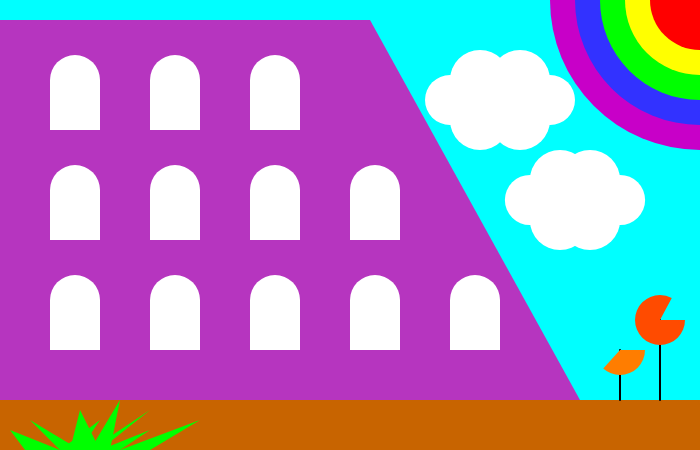
Frame 1 (no input)
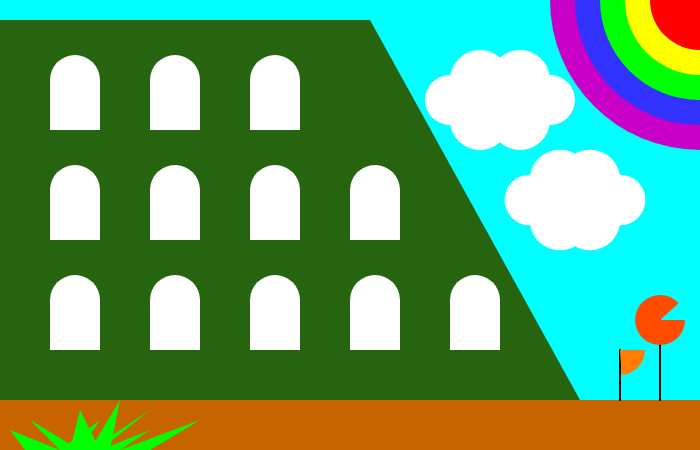
Frame 60 (no input)
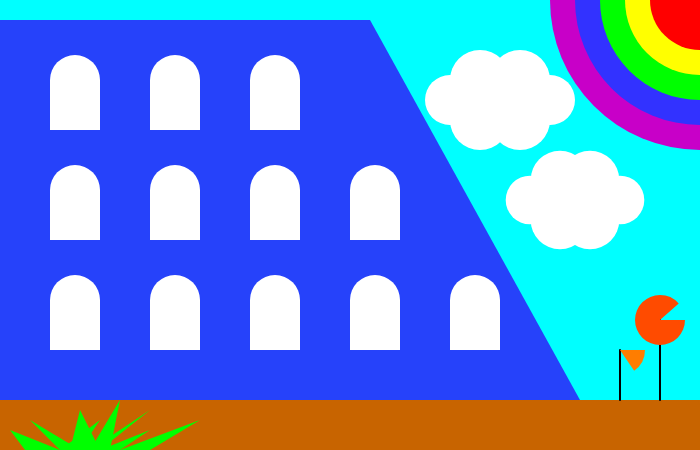
Frame 120 (the mouse pressed at the canvas centre since frame 60)

The p5.js sketch that drew these frames (run headless with seeded random() and noise() and a simulated clock; from frame 60 on, the mouse is pressed at the canvas centre):

// p5.js sketch
// ── sketch.js
function setup() {
  createCanvas(700, 450);
}
 //콜로세움 벽면
function draw(){
  background(0,255,255)
  fill(random(255), random(255), random(255));
  noStroke()
  quad(0, 20, 370, 20, 580, 400, 0, 400)
  
  //콜로세움 
  noStroke()
  fill(255)
  arc(75, 80, 50, 50, radians(0), radians(360) )
  square(50,80,50)

  arc(175, 80, 50, 50, radians(0), radians(360) )
  square(150,80,50)
 
  arc(275, 80, 50, 50, radians(0), radians(360) )
  square(250,80,50)
  
  arc(75, 190, 50, 50, radians(0), radians(360) )
  square(50,190,50)
  
  arc(175, 190, 50, 50, radians(0), radians(360) )
  square(150,190,50)
 
  arc(275, 190, 50, 50, radians(0), radians(360) )
  square(250,190,50)
 
  arc(375, 190, 50, 50, radians(0), radians(360) )
  square(350,190,50)
  
  arc(75, 300, 50, 50, radians(0), radians(360) )
  square(50,300,50)
  
  arc(175, 300, 50, 50, radians(0), radians(360) )
  square(150,300,50)
  
  arc(275, 300, 50, 50, radians(0), radians(360) )
  square(250,300,50)

  arc(375, 300, 50, 50, radians(0), radians(360) )
  square(350,300,50)
 
  arc(475, 300, 50, 50, radians(0), radians(360) )
  square(450,300,50)
  
  //구름
  let size_change = sin(frameCount * 0.05) * 5

  ellipse(530,200, 50 + size_change, 50 + size_change)
  ellipse(560,200, 50 + size_change, 50 + size_change)
  ellipse(590,200, 50 + size_change, 50 + size_change)
  ellipse(620,200, 50 + size_change, 50 + size_change)
  ellipse(560,180, 60 + size_change, 60 + size_change)
  ellipse(590,180, 60 + size_change, 60 + size_change)
  ellipse(560,220, 60 + size_change, 60 + size_change)
  ellipse(590,220, 60 + size_change, 60 + size_change)
  
  ellipse(450,100,50,50)
  ellipse(480,100,50,50)
  ellipse(510,100,50,50)
  ellipse(550,100,50,50)
  ellipse(480,80,60,60)
  ellipse(520,80,60,60)
  ellipse(480,120,60,60)
  ellipse(520,120,60,60)
  
  //땅바닥
  fill(200,100,0)
  rect(0,400,700)
  
  //잔디
  fill(0,255,0)
  triangle(10, 430, 60, 450, 25, 450)
  triangle(30, 420, 80, 450, 60, 450)
  triangle(150, 410, 100, 450, 90, 450)
  triangle(100, 420, 80, 450, 60, 450)
  triangle(80, 410, 100, 450, 70, 450)
  triangle(120, 400, 110, 450, 90, 450)
  triangle(150, 430, 120, 450, 100, 450)
  triangle(200, 420, 150, 450, 120, 450)
  
  // 움직임 속도 (speed겹쳐서 sp로 교체)
  let sp = 0.1; 
  let petal_angle_1 = sin(frameCount * sp) * 120 + 120;
  let petal_angle_2 = sin((frameCount + 20) * sp) * 160 + 160;

  // 꽃 줄기 (첫 번째 꽃)
  stroke(0)
  strokeWeight(2)
  line(620,350,620,400)
  
  // 꽃잎 (첫 번째 꽃)
  fill(255,125,0)
  noStroke()
  arc(620, 350, 50, 50, 0, radians(petal_angle_1)) 
  
  // 꽃 줄기 (두 번째 꽃)
  stroke(0)
  strokeWeight(2)
  line(660,320,660,400)
  
  // 꽃잎 (두 번째 꽃)
  fill(255,75,0)
  noStroke()
  arc(660, 320, 50, 50, 0, radians(petal_angle_2)) 
  
  //
  fill(200, 0, 200)
  ellipse(700, 0, 300, 300)
  fill(50, 50, 255)
  ellipse(700, 0, 250, 250)
  fill(0, 255, 0)
  ellipse(700, 0, 200, 200)
  fill(255, 255, 0)
  ellipse(700,0,150,150)
  fill(255,0,0)
  ellipse(700,0,100,100)
  

  
}
